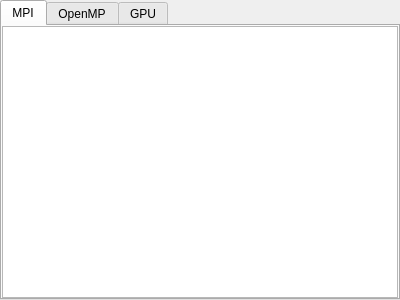
<?xml version="1.0" encoding="UTF-8"?>
<ui version="4.0">
 <class>FunctionsTabWidget</class>
 <widget class="QTabWidget" name="FunctionsTabWidget">
  <property name="geometry">
   <rect>
    <x>0</x>
    <y>0</y>
    <width>400</width>
    <height>300</height>
   </rect>
  </property>
  <property name="windowTitle">
   <string>Functions In Region</string>
  </property>
  <property name="currentIndex">
   <number>0</number>
  </property>
  <widget class="QTableWidget" name="mpi">
   <attribute name="title">
    <string>MPI</string>
   </attribute>
  </widget>
  <widget class="QTableWidget" name="omp">
   <attribute name="title">
    <string>OpenMP</string>
   </attribute>
  </widget>
  <widget class="QTableWidget" name="gpu">
   <attribute name="title">
    <string>GPU</string>
   </attribute>
  </widget>
 </widget>
 <resources/>
 <connections/>
</ui>
